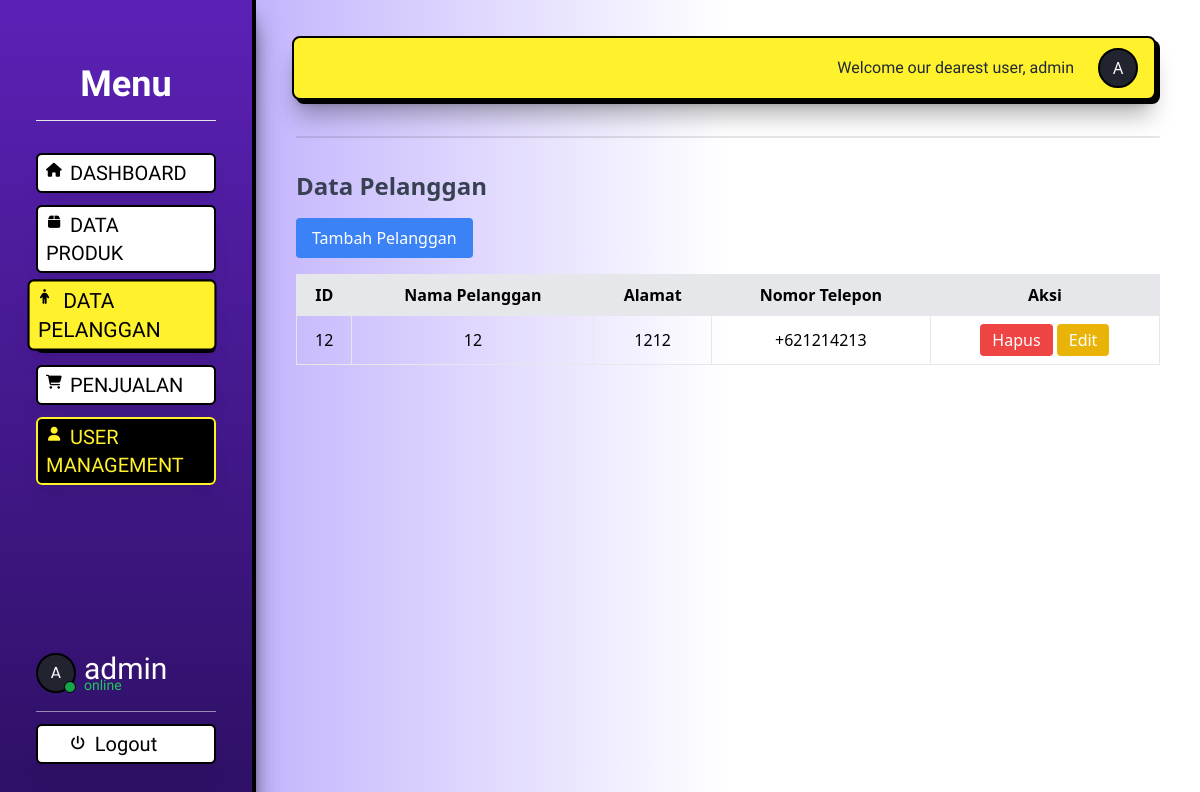
Page /pelanggan.php (signed in) on the committed database.
### tables this page shows
CREATE TABLE `pelanggan` (
  `PelangganID` int(11) NOT NULL,
  `NamaPelanggan` varchar(255) NOT NULL,
  `Alamat` text NOT NULL,
  `NomorTelepon` varchar(15) NOT NULL
);

### pelanggan.php (the view, shortened to what this page needs)
<?php
require_once "koneksi.php";
$role = isset($_SESSION['role']) ? $_SESSION['role'] : '';
function generateUserColor($username) {
    $hash = md5($username);
    $color = substr($hash, 0, 6);
    return "#" . $color;
}
if (isset($_SESSION['username'])) {
    $userColor = generateUserColor($_SESSION['username']);
}
?>
<!DOCTYPE html>
<html lang="id">
<head>
    <link rel="stylesheet" href="css/style.css">
    <script src="https://cdn.tailwindcss.com"></script>
    <link rel="stylesheet" href="https://cdnjs.cloudflare.com/ajax/libs/font-awesome/6.7.2/css/all.min.css" />
</head>
<body class="">
<div class="flex h-screen">
        <div class="w-64 z-20 shadow-xl shadow-black/70 bg-white bg-gradient-to-b from-violet-800 to-violet-950 text-white p-9 flex flex-col    border-r-4 border-black relative">
            <div class="p-4 text-4xl font-semibold text-white border-b font-teko text-center mt-[12px]">Menu</div>
            <div class="mt-8 font-teko text-xl uppercase">
                <div class="relative">
                    <div onclick="location.href='index.php'"
                        class="relative z-20 cursor-pointer mb-3 text-md w-full bg-white hover:bg-[#FFF12B] rounded-md p-1 px-2 hover:scale-105 duration-300 shadow-xl shadow-black/5 hover:-translate-x-1 hover:-translate-y-1 border-2 border-black">
                        <i class="fa-solid fa-house text-black text-sm absolute mt-[1px]"></i>
                        <a class="text-black px-6">Dashboard</a>
                    </div>
                </div>
                <div class="relative">
                    <div onclick="location.href='produk.php'"
                        class="relative z-20 cursor-pointer mb-3 text-md w-full bg-white hover:bg-[#FFF12B] rounded-md p-1 px-2 hover:scale-105 duration-300 shadow-xl shadow-black/5 hover:-translate-x-1 hover:-translate-y-1 border-2 border-black">
                        <i class="fa-solid fa-box text-black text-sm absolute mt-[1px] ms-[2px]"></i>
                        <a  class="text-black px-6">Data Produk</a>
                    </div>
                </div>
                <div class="relative">
                    <div onclick="location.href='pelanggan.php'"
                        class="relative z-20 cursor-pointer mb-3 text-md w-full bg-[#FFF12B] rounded-md p-1 px-2 scale-105 duration-300 shadow-xl shadow-black/5 -translate-x-1 -translate-y-1 border-2 border-black">
                        <i class="fa-solid fa-person text-black text-sm absolute mt-[1px] ms-[2px]"></i>
                        <a  class="text-black px-6">Data Pelanggan</a>
                    </div>
                </div>
                <div class="relative">
                    <div onclick="location.href='penjualan.php'"
                        class="relative z-20 cursor-pointer mb-3 text-md w-full bg-white hover:bg-[#FFF12B] rounded-md p-1 px-2 hover:scale-105 duration-300 shadow-xl shadow-black/5 hover:-translate-x-1 hover:-translate-y-1 border-2 border-black">
                        <i class="fa-solid fa-cart-shopping text-black text-sm absolute mt-[1px] ms-[0px]"></i>
                        <a  class="text-black px-6">Penjualan</a>
                    </div>
                </div>
                <?php if ($role === 'admin') : ?>
                <div class="relative">
                    <div onclick="location.href='user.php'"
                        class="group relative z-20 cursor-pointer mb-3 text-md w-full bg-black hover:bg-[#FFF12B] rounded-md p-1 px-2 hover:scale-105 duration-300 shadow-xl shadow-black/5 hover:-translate-x-1 hover:-translate-y-1 border-2 border-[#FFF12B] hover:border-black">
                        <i class="fa-solid fa-user text-[#FFF12B] group-hover:text-black duration-300 group-hover:text-black text-sm absolute mt-[1px] ms-[2px]"></i>
                        <a  class="text-[#FFF12B] duration-300 group-hover:text-black ps-6">User Management</a>
                    </div>
                </div>
                <?php endif; ?>
            </div>
                <div class="h-screen flex">
                    <div class="mt-auto flex flex-col gap-3 w-full">
                        <div>
                            <div class="flex items-center ms-auto gap-2 mb-4">
                                <div class="relative">
                                <div class="absolute bg-green-600 rounded-full h-3 w-3 bottom-0 right-0 border border-black"></div>
                                    <div class="w-10 h-10 text-white rounded-full flex items-center justify-center font-poppins border-2 border-black"
                                    style="background-color: <?php echo $userColor; ?>;">
                                    <?php
                                        $initial = strtoupper(substr($_SESSION['username'], 0, 1));
                                        echo $initial;
                                    ?>
                                    </div>
                                </div>
                                <div class="flex flex-col">
                                    <?php if (isset($_SESSION['username'])): ?>
                                    <span class="text-3xl font-teko text-white">
                                        <?php echo $_SESSION['username']; ?></span>
                                        <span class="font-teko text-green-500 -mt-3 text-sm">online</span>
                                </div>
                                <?php else: ?>
                                <span class="text-2xl font-teko text-white">Welcome, guest!</span>
                                <?php endif; ?>
                            </div>
                            <div class="h-[1px] w-full bg-white/50 ms-auto rounded-full"></div>
                        </div>
                        <div class="relative">
                            <div onclick="location.href='./login/logout.php'"
                                class="relative z-20 cursor-pointer text-md w-full bg-white hover:bg-[#FFF12B] rounded-md p-1 px-2 hover:scale-105 duration-300 shadow-xl shadow-black/5 hover:-translate-x-1 hover:-translate-y-1 border-2 border-black flex justify-center">
                                <div class="flex justify-between">
                                    <i class="fa-solid fa-power-off text-black text-sm absolute mt-[2.5px] ms-[0px]"></i>
                                    <a  class="text-black px-6 font-teko text-xl">Logout</a>
                                </div>
                            </div>
                        </div>
                    </div>
                </div>
        </div>
    <div class="flex-1 p-10 bg-gradient-to-r from-violet-300 via-white to-white">
        <?php include('./header/header.php'); ?>
        <div class="h-[2px] rounded-full w-full bg-black/10 mt-8"></div>
        <h2 class="text-2xl font-bold text-gray-700 mb-4 mt-8">Data Pelanggan</h2>
        <button onclick="toggleModal('addModal')" class="bg-blue-500 text-white px-4 py-2 rounded hover:bg-blue-600">Tambah Pelanggan</button>
        <table class="w-full mt-4 border-collapse border border-gray-300">
            <thead>
                <tr class="bg-gray-200">
                    <th class="border p-2">ID</th>
                    <th class="border p-2">Nama Pelanggan</th>
                    <th class="border p-2">Alamat</th>
                    <th class="border p-2">Nomor Telepon</th>
                    <th class="border p-2">Aksi</th>
                </tr>
            </thead>
            <tbody>
                <?php
                $result = $conn->query("SELECT * FROM pelanggan");
                while ($row = $result->fetch_assoc()) {
                    echo "<tr class='text-center'>";
                    echo "<td class='border p-2'>{$row['PelangganID']}</td>";
                    echo "<td class='border p-2'>{$row['NamaPelanggan']}</td>";
                    echo "<td class='border p-2'>{$row['Alamat']}</td>";
                    echo "<td class='border p-2'>+62" . ltrim($row['NomorTelepon'], '0') . "</td>";
                    echo "<td class='border p-2'>
                        <button onclick=\"deletePelanggan('{$row['PelangganID']}')\" class='bg-red-500 text-white px-3 py-1 rounded hover:bg-red-600'>Hapus</button>
                        <button onclick=\"editModal('{$row['PelangganID']}', '{$row['NamaPelanggan']}', '{$row['Alamat']}', '" . addslashes($row['NomorTelepon']) . "')\" class='bg-yellow-500 text-white px-3 py-1 rounded hover:bg-yellow-600'>Edit</button>
                    </td>";
                    echo "</tr>";
                }
                ?>
            </tbody>
        </table>
    </div>
        </div>
</body>
</html>

### css/style.css (style rules this page uses)
.font-poppins { font-family: 'Poppins' !important; }
.font-teko { font-family: 'Teko' !important; }

### rows in the picture
pelanggan: PelangganID "12", NamaPelanggan "12", Alamat "1212", NomorTelepon "1214213"

### other values in the picture
$initial "A"
$_SESSION['username'] "admin"
